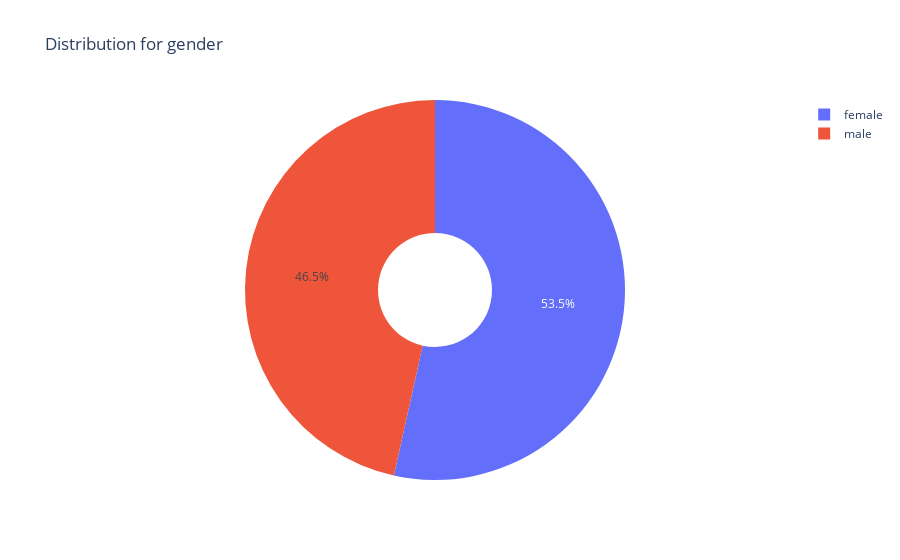

The notebook cell this image was saved under:
### Code cell
plot_distribution(df_train['gender'])

### Figure 1 — Plotly figure (JSON) as saved in the notebook; plotly's stock layout.template omitted (floating-point values rounded to 4 significant figures)
{"data": [{"hole": 0.3, "labels": ["female", "male"], "type": "pie", "values": [9332, 8120]}], "layout": {"title": {"text": "Distribution for gender"}}}
